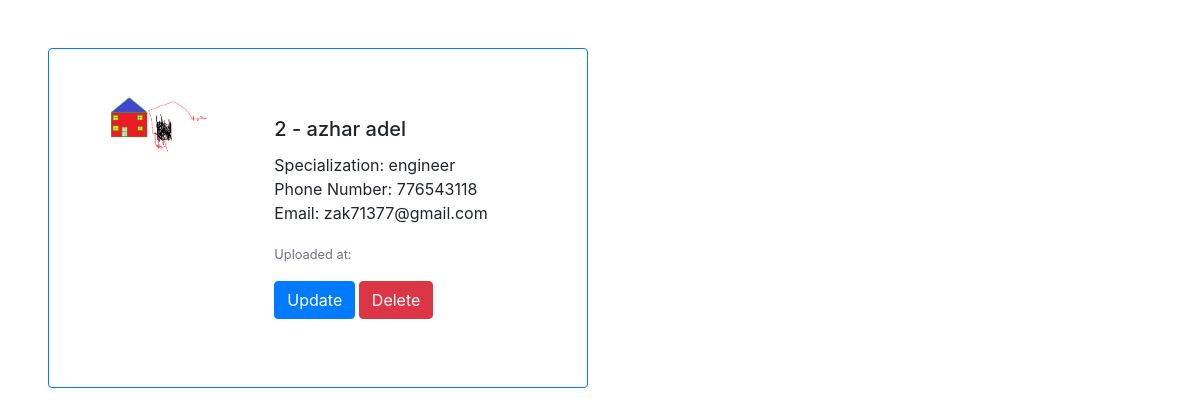
/doctors/doctor_show_detail/2, run on the app's committed database.
### doctors/models.py (models this page shows, shortened)
class Doctors(models.Model):
    first_name = models.CharField(max_length=100,default='Unknown')
    last_name = models.CharField(max_length=100,default='Unknown')
    specialization = models.CharField(max_length=100,default='Unknown')
    phone_number = models.CharField(max_length=15, null=True, blank=True)
    email = models.EmailField(max_length=254, default='example@example.com')  # إضافة قيمة افتراضية هنا
    image = models.ImageField(upload_to='doctor_images/', blank=True, null=True)

### doctors/views.py (the view)
# urls.py: path('doctor_show_detail/<int:pk>',views.doctor_show_detail,name='showdetail'),
def doctor_show_detail(request, pk):
    doctor = get_object_or_404(Doctors, id=pk)
    return render(request, 'doctor_show_detail.html', {'doctors': doctor})

### doctors/templates/doctor_show_detail.html
{% include 'layout/header.html' %}
<div class="card mb-3 border border-primary m-5 p-5" style="max-width: 540px;">
    <div class="row g-8">
        <div class="col-md-4">
            <img src="{{ doctors.image.url }}" class="img-fluid rounded-start" alt="Doctor Image">
        </div>
        <div class="col-md-8">
            <div class="card-body">
                <h5 class="card-title">{{ doctors.id }} - {{ doctors.first_name }} {{ doctors.last_name }}</h5>
                <p class="card-text">Specialization: {{ doctors.specialization }}<br>
                Phone Number: {{ doctors.phone_number }}<br>
                Email: {{ doctors.email }}</p>
                <p class="card-text"><small class="text-muted">Uploaded at: {{ doctors.uploaded_at }}</small></p>
                <p class="card-text">
                    <small class="text-muted">
                        <button type="button" class="btn btn-primary">
                            <a href="{% url 'doctors:edit' doctors.id %}" class="text-decoration-none text-white">Update</a>
                        </button>
                        <button type="button" class="btn btn-danger">
                            <a href="{% url 'doctors:delete' doctors.id %}" class="text-decoration-none text-white">Delete</a>
                        </button>
                    </small>
                </p>
            </div>
        </div>
    </div>
</div>

### data on the page
Doctors: image (picture), id "2", first_name "azhar", last_name "adel", specialization "engineer", phone_number "776543118", email "zak71377@gmail.com"
